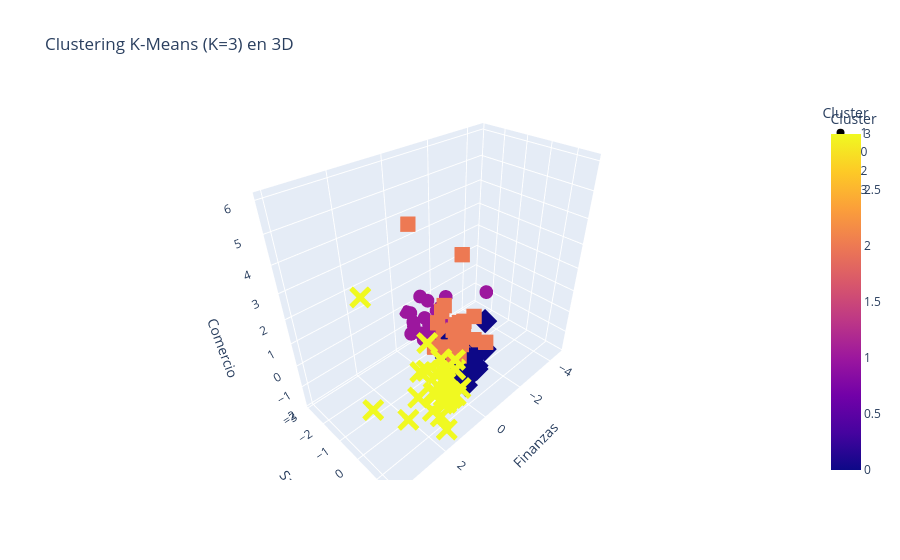

This figure's notebook cell:
### Code cell
fig_3d = px.scatter_3d(
    indicadores_escalados, 
    x='finanzas', 
    y='salud', 
    z='comercio', 
    color='Cluster', 
    symbol='Cluster', 
    title='Clustering K-Means (K=3) en 3D'
)

fig_3d.update_layout(
    scene = dict(
        xaxis_title='Finanzas',
        yaxis_title='Salud',
        zaxis_title='Comercio'
    )
)
fig_3d.show()
